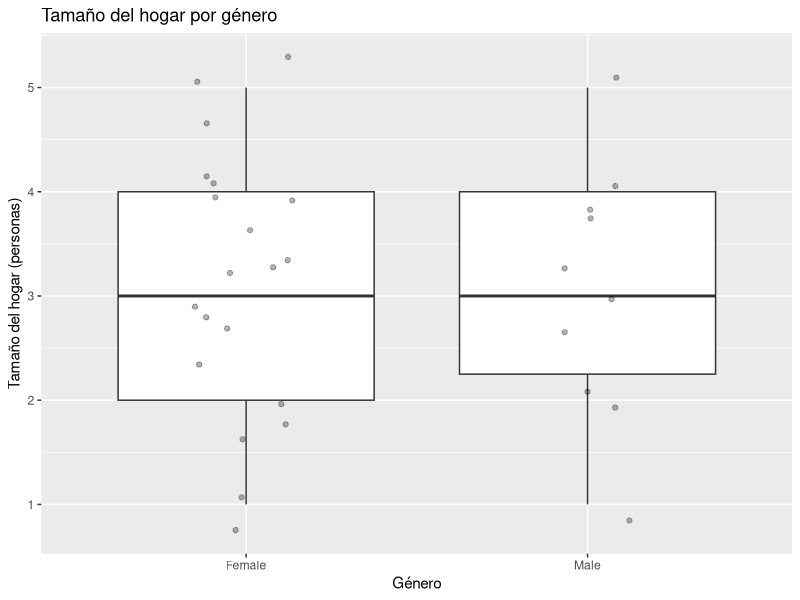

Write R code to recreate this figure.
## ---- chunk 1
#| include: false

library(readr)
my_data<- read_csv("../data/student-dataset.csv")
## ---- chunk 2
library(ggplot2)

ggplot(my_data, aes(x = Gender, y = Household_Size)) +
  geom_boxplot() +
  geom_jitter(width = 0.15, alpha = 0.3) +
  labs(
    title = "Tamaño del hogar por género",
    x = "Género",
    y = "Tamaño del hogar (personas)"
  ) 
